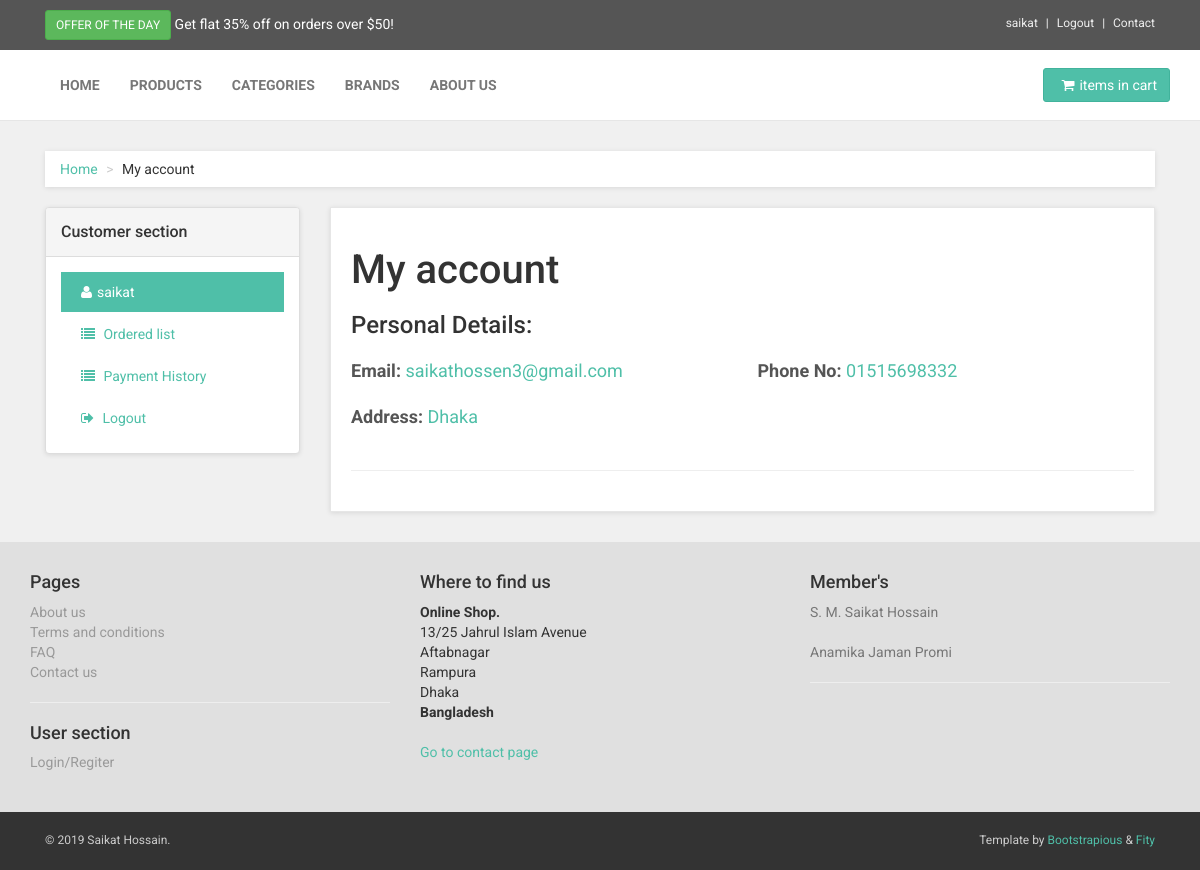
/customer-account.php (signed in), run on the app's committed database.
### tables this page shows
CREATE TABLE `customer` (
  `customer_id` int(11) NOT NULL,
  `customer_name` varchar(50) NOT NULL,
  `password` varchar(50) NOT NULL,
  `email` varchar(50) NOT NULL,
  `phone_no` varchar(11) NOT NULL,
  `address` text NOT NULL
);

### customer-account.php (the view)
<?php include("header.php"); ?>
<?php
    if(isset($_SESSION) && !empty($_SESSION['username'])){
        $user_name = $_SESSION['username'];
        $user_id  = $_SESSION['userid'];
        $qry = "SELECT * FROM customer WHERE customer_id = '$user_id'";
        $res = $db_connect->query($qry) or die ("Bad query on user info!");
        $row = $res->fetch_assoc();
        $user_email = $row['email'];
        $user_address = $row['address'];
        $user_phone = $row['phone_no'];
    }
    else{
        header("location:index.php");
    }
?>
<?php include("navbar.php"); ?>
    <div id="all">
        <div id="content">
            <div class="container">
                <div class="col-md-12">
                    <ul class="breadcrumb">
                        <li><a href="#">Home</a>
                        </li>
                        <li>My account</li>
                    </ul>
                </div>
                <div class="col-md-3">
                    <div class="panel panel-default sidebar-menu">
                        <div class="panel-heading">
                            <h3 class="panel-title">Customer section</h3>
                        </div>
                        <div class="panel-body">
                            <ul class="nav nav-pills nav-stacked">
                                <li class="active">
                                    <a href="customer-account.php"><i class="fa fa-user"></i><?php echo $user_name; ?></a>
                                </li>
                                <li>
                                    <a href="customer-orders.php"><i class="fa fa-list"></i> Ordered list</a>
                                </li>
                                <li>
                                    <a href="customer-payments.php"><i class="fa fa-list"></i> Payment History</a>
                                </li>
                                <li>
                                    <a href="register.php?l_id=<?php echo $user_id; ?>"><i class="fa fa-sign-out"></i> Logout</a>
                                </li>
                            </ul>
                        </div>
                    </div>
                </div>
                <div class="col-md-9">
                    <div class="box">
                        <h1>My account</h1>
                        <h3>Personal Details:</h3>
                            <div class="row">
                                <div class="col-sm-6">
                                    <div class="form-group">
                                        <p style="font-size:18px; color: #4fbfa8;"><strong style="color:#555555;">Email:</strong> <?php echo $user_email; ?></p>
                                    </div>
                                </div>
                                <div class="col-sm-6">
                                    <div class="form-group">
                                        <p style="font-size:18px; color: #4fbfa8;"><strong style="color:#555555;">Phone No:</strong> <?php echo $user_phone; ?></p>
                                    </div>
                                </div>
                            </div>
                            <div class="row">
                                <div class="col-sm-12">
                                    <div class="form-group">
                                        <p style="font-size:18px; color: #4fbfa8;"><strong style="color:#555555;">Address:</strong> <?php echo $user_address; ?></p>
                                    </div>
                                </div>
                            </div>
                        <hr>
                    </div>
                </div>
            </div>
        </div>
<?php include("footer.php"); ?>

### css/style.default.css (style rules this page uses)
a, button { -webkit-transition: all 0.2s ease-out; -moz-transition: all 0.2s ease-out; transition: all 0.2s ease-out; }
a i.fa, button i.fa { margin: 0 5px; }
h1 { font-weight: 700; font-size: 40px; }
.breadcrumb { -webkit-box-shadow: 0 1px 5px rgba(0, 0, 0, 0.1); box-shadow: 0 1px 5px rgba(0, 0, 0, 0.1); }
.box { background: #fff; margin: 0 0 30px; border: solid 1px #e6e6e6; -webkit-box-sizing: border-box; -moz-box-sizing: border-box; box-sizing: border-box; padding: 20px; -webkit-box-shadow: 0 1px 5px rgba(0, 0, 0, 0.1); box-shadow: 0 1px 5px rgba(0, 0, 0, 0.1); }
#content .panel.sidebar-menu { -webkit-box-sizing: border-box; -moz-box-sizing: border-box; box-sizing: border-box; -webkit-box-shadow: 0 1px 5px rgba(0, 0, 0, 0.1); box-shadow: 0 1px 5px rgba(0, 0, 0, 0.1); }
#content .panel.sidebar-menu h3 { padding: 5px 0; margin: 0; }
.nav { margin-bottom: 0; padding-left: 0; list-style: none; }
.nav > li > a { padding: 10px 15px; }
.nav-pills > li > a { border-radius: 0; }
.nav-pills > li.active > a, .nav-pills > li.active > a:hover, .nav-pills > li.active > a:focus { color: #ffffff; background-color: #4fbfa8; }
body { font-family: "Roboto", Helvetica, Arial, sans-serif; font-size: 14px; line-height: 1.42857143; color: #333333; background-color: #f0f0f0; }
a { color: #4fbfa8; text-decoration: none; }
hr { margin-top: 20px; margin-bottom: 20px; border: 0; border-top: 1px solid #eeeeee; }
.breadcrumb { padding: 8px 15px; margin-bottom: 20px; background-color: #ffffff; border-radius: 0; }
.breadcrumb > li + li:before { content: ">\00a0"; color: #cccccc; }
.form-group { margin-bottom: 20px; }
h1, h2, h3, h4, h5, h6, .h1, .h2, .h3, .h4, .h5, .h6 { font-family: inherit; font-weight: 500; line-height: 1.1; color: inherit; }
h1, .h1, h2, .h2, h3, .h3 { margin-top: 20px; margin-bottom: 20px; }
p, ul, ol { margin: 0 0 20px; }

### data on the page
customer: email "saikathossen3@gmail.com", phone_no "01515698332", address "Dhaka"

### other printed values
$username "saikat"
$user_name "saikat"
